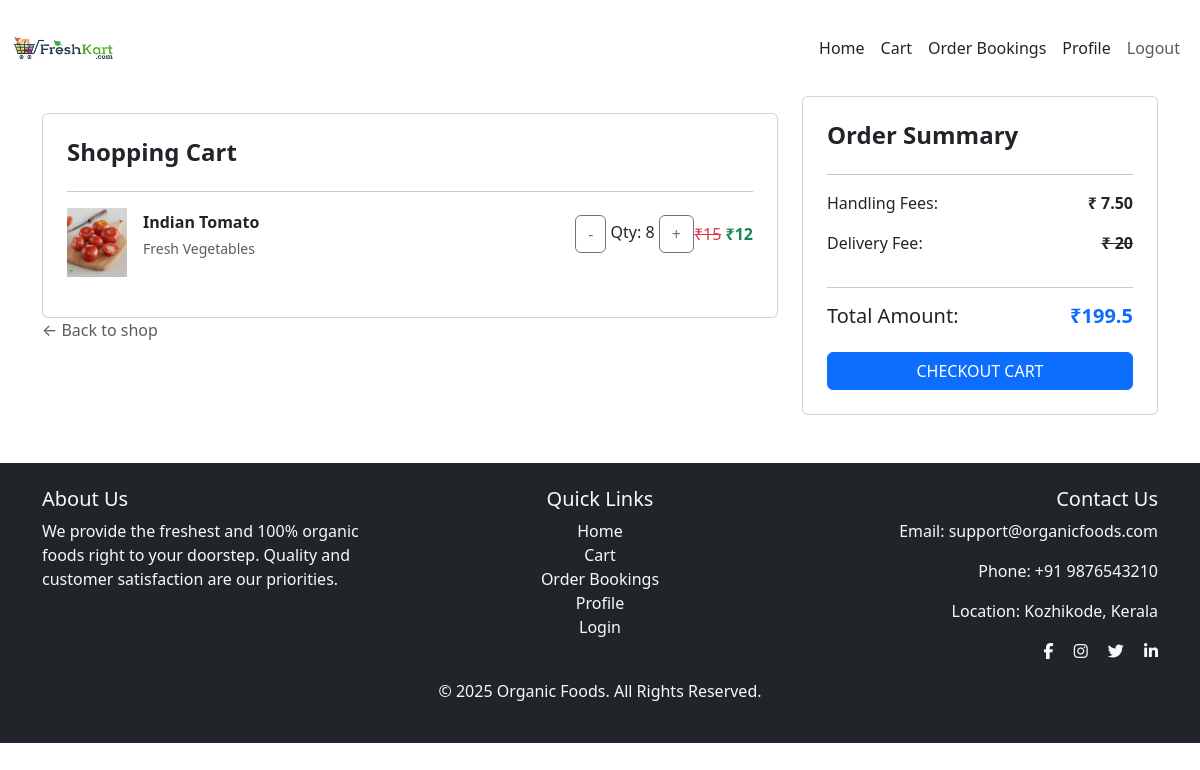
/cart (signed in), run on the app's committed database.
### store/models.py (models this page shows, shortened)
class Cart(models.Model):
    user = models.ForeignKey(User, on_delete=models.CASCADE)
    details = models.ForeignKey(Details, on_delete=models.CASCADE)
    quantity = models.IntegerField()
    price=models.FloatField()

class Details(models.Model):
    product=models.ForeignKey(Product,on_delete=models.CASCADE)
    weight=models.TextField()
    price=models.IntegerField()
    off_price=models.IntegerField()
    stock=models.IntegerField()
    discount = models.DecimalField(max_digits=5, decimal_places=2, default=0.00)

class Product(models.Model):
    pid=models.TextField()
    name=models.TextField()
    des=models.TextField()
    category=models.ForeignKey(Category,on_delete=models.CASCADE)
    img=models.FileField()

class Category(models.Model):
    category=models.TextField()

### store/views.py (the view)
# urls.py: path('cart',views.view_cart),
def view_cart(req):
    if 'user' in req.session:
        user = User.objects.get(username=req.session['user'])
        data = Cart.objects.filter(user=user)
        handlingfee=7.50
        total=0+handlingfee
        delivery=0
        for i in data:
            total+=i.price*i.quantity
        cat=Category.objects.all()
        return render(req, 'user/cart.html', {'cart': data,'cat':cat,'total':total})
    else:
         return redirect(gro_login)

### template/user/cart.html (shortened to what this page needs)
<!DOCTYPE html>
<html lang="en">
<head>
    {% load static %}
    <link rel="stylesheet" href="{% static 'css/user.css' %}">
    <link href="https://cdn.jsdelivr.net/npm/bootstrap@5.3.0/dist/css/bootstrap.min.css" rel="stylesheet">
    <link rel="stylesheet" href="https://cdnjs.cloudflare.com/ajax/libs/font-awesome/6.7.2/css/all.min.css"
 />
</head>
<body>
    <nav class="  navbar navbar-expand-sm bg-white navbar-white fixed-top ">
        <div class="container-fluid">
            <a href="shop_home"><img src="{% static 'images/logo.jpg' %}" alt="Logo" class="img-fluid"
                    style="height: 80px; width: auto;"></a><br>
            <div class="collapse navbar-collapse justify-content-end " id="collapsibleNavbar">
                <ul class="navbar-nav">
                    <li class="nav-item">
                        <a class="nav-link  active text-dark" href="../">Home</a>
                    </li>
                    <li class="nav-item ">
                        <a class="nav-link text-dark " href="../cart">Cart</a>
                    </li>
                    <li class="nav-item  ">
                        <a class="nav-link text-dark" href="../user_book">Order Bookings</a>
                    </li>
                    <li class="nav-item  ">
                        <a class="nav-link text-dark" href="../Address">Profile</a>
                    </li>
                    {% if user.is_authenticated %}
                    <li class="nav-item"><a class="nav-link" href="logout">Logout</a></li>
                    {% else %}
                    <li class="nav-item"><a class="nav-link" href="login">Login</a></li>
                    {% endif %}
                </ul>
            </div>
        </div>
    </nav>
    <div class="container my-5">
        <div class="row">
            <div class="col-md-8" style="margin-top: 65px;">
                {% if cart %}
                <div class="card p-4">
                    <h4 class="fw-bold">Shopping Cart</h4>
                    <hr>
                    {% for i in cart %}
                    <div class="d-flex align-items-center mb-3">
                        <img src="{{i.details.product.img.url}}" class="me-3" width="60" alt="Product">
                        <div class="flex-grow-1">
                            <p class="mb-1 fw-bold">{{i.details.product.name}}</p>
                            <p class="text-muted small">{{i.details.product.category.category}}</p>
                        </div>
                        <p>
                            <a href="qty_sub/{{i.id}}" class="btn btn-outline-secondary">-</a>
                            Qty: {{i.quantity}}
                            <a href="qty_add/{{i.id}}" class="btn btn-outline-secondary">+</a>
                        </p>
                        <p>
                            <del class="text-danger">₹{{i.details.price}}</del>
                            <strong class="text-success">₹{{i.details.off_price}}</strong>
                        </p>
                    </div>
                    {% endfor %}
                </div>
                <a href="../" class="text-decoration-none text-muted">&larr; Back to shop</a>
            </div>
            <div class="col-md-4 mt-5">
                <div class="card p-4">
                    <h4 class="fw-bold">Order Summary</h4>
                    <hr>
                    <p class="d-flex justify-content-between">
                        <span>Handling Fees:</span> <strong>₹ 7.50{{ additional_fee }}</strong>
                    </p>
                    <p class="d-flex justify-content-between">
                        <span>Delivery Fee:</span> <strong><strike>₹ 20{{ delivery_fee }}</strike></strong>
                    </p>
                    <hr>
                    <h5 class="d-flex justify-content-between">
                        <span>Total Amount:</span> <strong class="text-primary">₹{{total}}</strong>
                    </h5>
                    <a class="btn btn-primary w-100 mt-3" href="buycart">CHECKOUT CART</a>
                </div>
            </div>
            {% else %}
            <div class="container col-12 text-center mt-5">
                <h1>Your cart is empty. Add some items to your cart!</h1>
                <a href="../" class="text-decoration-none text-muted">&larr; Back to shop</a>
            </div>
            {% endif %}
        </div>
    </div>
    <footer class="bg-dark text-light py-4 mt-5">
        <div class="container">
            <div class="row">
                <div class="col-md-4 text-center text-md-start">
                    <h5>About Us</h5>
                    <p>We provide the freshest and 100% organic foods right to your doorstep. Quality and customer
                        satisfaction are our priorities.</p>
                </div>
                <div class="col-md-4 text-center">
                    <h5>Quick Links</h5>
                    <ul class="list-unstyled">
                        <li><a href="../" class="text-light text-decoration-none">Home</a></li>
                        <li><a href="cart" class="text-light text-decoration-none">Cart</a></li>
                        <li><a href="user_book" class="text-light text-decoration-none">Order Bookings</a></li>
                        <li><a href="../Address" class="text-light text-decoration-none">Profile</a></li>
                        <li><a href="login" class="text-light text-decoration-none">Login</a></li>
                    </ul>
                </div>
                <div class="col-md-4 text-center text-md-end">
                    <h5>Contact Us</h5>
                    <p>Email: support@organicfoods.com</p>
                    <p>Phone: +91 9876543210</p>
                    <p>Location: Kozhikode, Kerala</p>
                    <div>
                        <a href="#" class="text-light me-3"><i class="fab fa-facebook-f"></i></a>
                        <a href="#" class="text-light me-3"><i class="fab fa-instagram"></i></a>
                        <a href="#" class="text-light me-3"><i class="fab fa-twitter"></i></a>
                        <a href="#" class="text-light"><i class="fab fa-linkedin-in"></i></a>
                    </div>
                </div>
            </div>
            <div class="text-center mt-3">
                <p>&copy; 2025 Organic Foods. All Rights Reserved.</p>
            </div>
        </div>
    </footer>
</body>
</html>

### data on the page
Cart: details.product.img (picture), details.product.name "Indian Tomato", details.product.category.category "Fresh Vegetables", quantity "8", details.price "15", details.off_price "12"

### other printed values
{{ total }} "199.5"
